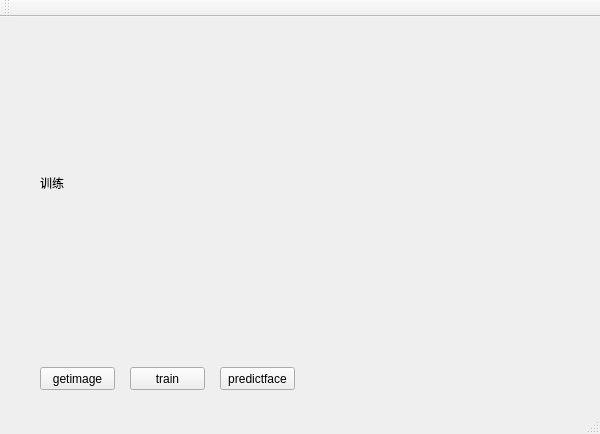
<?xml version="1.0" encoding="UTF-8"?>
<ui version="4.0">
 <class>MyOpenClass</class>
 <widget class="QMainWindow" name="MyOpenClass">
  <property name="geometry">
   <rect>
    <x>0</x>
    <y>0</y>
    <width>600</width>
    <height>434</height>
   </rect>
  </property>
  <property name="windowTitle">
   <string>MyOpen</string>
  </property>
  <widget class="QWidget" name="centralWidget">
   <widget class="QPushButton" name="getimage">
    <property name="geometry">
     <rect>
      <x>40</x>
      <y>350</y>
      <width>75</width>
      <height>23</height>
     </rect>
    </property>
    <property name="text">
     <string>getimage</string>
    </property>
   </widget>
   <widget class="QStackedWidget" name="stackedWidget">
    <property name="geometry">
     <rect>
      <x>30</x>
      <y>0</y>
      <width>541</width>
      <height>321</height>
     </rect>
    </property>
    <property name="currentIndex">
     <number>1</number>
    </property>
    <widget class="QWidget" name="page">
     <widget class="QLabel" name="imagelabel1">
      <property name="geometry">
       <rect>
        <x>30</x>
        <y>20</y>
        <width>441</width>
        <height>311</height>
       </rect>
      </property>
      <property name="text">
       <string>获取照片</string>
      </property>
     </widget>
    </widget>
    <widget class="QWidget" name="page_2">
     <widget class="QLabel" name="trainlabel">
      <property name="geometry">
       <rect>
        <x>10</x>
        <y>10</y>
        <width>491</width>
        <height>311</height>
       </rect>
      </property>
      <property name="text">
       <string>训练</string>
      </property>
     </widget>
    </widget>
   </widget>
   <widget class="QPushButton" name="train">
    <property name="geometry">
     <rect>
      <x>130</x>
      <y>350</y>
      <width>75</width>
      <height>23</height>
     </rect>
    </property>
    <property name="text">
     <string>train</string>
    </property>
   </widget>
   <widget class="QPushButton" name="predictface">
    <property name="geometry">
     <rect>
      <x>220</x>
      <y>350</y>
      <width>75</width>
      <height>23</height>
     </rect>
    </property>
    <property name="text">
     <string>predictface</string>
    </property>
   </widget>
  </widget>
  <widget class="QMenuBar" name="menuBar">
   <property name="geometry">
    <rect>
     <x>0</x>
     <y>0</y>
     <width>600</width>
     <height>23</height>
    </rect>
   </property>
  </widget>
  <widget class="QToolBar" name="mainToolBar">
   <attribute name="toolBarArea">
    <enum>TopToolBarArea</enum>
   </attribute>
   <attribute name="toolBarBreak">
    <bool>false</bool>
   </attribute>
  </widget>
  <widget class="QStatusBar" name="statusBar"/>
 </widget>
 <layoutdefault spacing="6" margin="11"/>
 <resources/>
 <connections/>
</ui>
